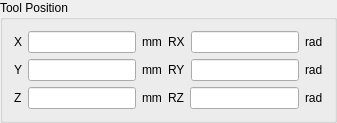
         <widget class="QGroupBox" name="groupBox_2">
          <property name="maximumSize">
           <size>
            <width>360</width>
            <height>160</height>
           </size>
          </property>
          <property name="title">
           <string>Tool Position</string>
          </property>
          <layout class="QGridLayout" name="gridLayout">
           <item row="0" column="0">
            <layout class="QHBoxLayout" name="horizontalLayout_23">
             <item>
              <layout class="QVBoxLayout" name="verticalLayout_10">
               <item>
                <layout class="QHBoxLayout" name="horizontalLayout_17">
                 <item>
                  <widget class="QLabel" name="label_13">
                   <property name="text">
                    <string>X</string>
                   </property>
                  </widget>
                 </item>
                 <item>
                  <widget class="QLineEdit" name="xToolLineEdit"/>
                 </item>
                 <item>
                  <widget class="QLabel" name="label_16">
                   <property name="text">
                    <string>mm</string>
                   </property>
                  </widget>
                 </item>
                </layout>
               </item>
               <item>
                <layout class="QHBoxLayout" name="horizontalLayout_18">
                 <item>
                  <widget class="QLabel" name="label_14">
                   <property name="text">
                    <string>Y</string>
                   </property>
                  </widget>
                 </item>
                 <item>
                  <widget class="QLineEdit" name="yToolLIneEdit"/>
                 </item>
                 <item>
                  <widget class="QLabel" name="label_17">
                   <property name="text">
                    <string>mm</string>
                   </property>
                  </widget>
                 </item>
                </layout>
               </item>
               <item>
                <layout class="QHBoxLayout" name="horizontalLayout_19">
                 <item>
                  <widget class="QLabel" name="label_15">
                   <property name="text">
                    <string>Z</string>
                   </property>
                  </widget>
                 </item>
                 <item>
                  <widget class="QLineEdit" name="zToolLIneEdit"/>
                 </item>
                 <item>
                  <widget class="QLabel" name="label_18">
                   <property name="text">
                    <string>mm</string>
                   </property>
                  </widget>
                 </item>
                </layout>
               </item>
              </layout>
             </item>
             <item>
              <layout class="QVBoxLayout" name="verticalLayout_11">
               <item>
                <layout class="QHBoxLayout" name="horizontalLayout_20">
                 <item>
                  <widget class="QLabel" name="label_19">
                   <property name="text">
                    <string>RX</string>
                   </property>
                  </widget>
                 </item>
                 <item>
                  <widget class="QLineEdit" name="rxToolLineEdit"/>
                 </item>
                 <item>
                  <widget class="QLabel" name="label_22">
                   <property name="text">
                    <string>rad</string>
                   </property>
                  </widget>
                 </item>
                </layout>
               </item>
               <item>
                <layout class="QHBoxLayout" name="horizontalLayout_21">
                 <item>
                  <widget class="QLabel" name="label_20">
                   <property name="text">
                    <string>RY</string>
                   </property>
                  </widget>
                 </item>
                 <item>
                  <widget class="QLineEdit" name="ryToolLineEdit"/>
                 </item>
                 <item>
                  <widget class="QLabel" name="label_23">
                   <property name="text">
                    <string>rad</string>
                   </property>
                  </widget>
                 </item>
                </layout>
               </item>
               <item>
                <layout class="QHBoxLayout" name="horizontalLayout_22">
                 <item>
                  <widget class="QLabel" name="label_21">
                   <property name="text">
                    <string>RZ</string>
                   </property>
                  </widget>
                 </item>
                 <item>
                  <widget class="QLineEdit" name="rzToolLineEdit"/>
                 </item>
                 <item>
                  <widget class="QLabel" name="label_24">
                   <property name="text">
                    <string>rad</string>
                   </property>
                  </widget>
                 </item>
                </layout>
               </item>
              </layout>
             </item>
            </layout>
           </item>
          </layout>
         </widget>
